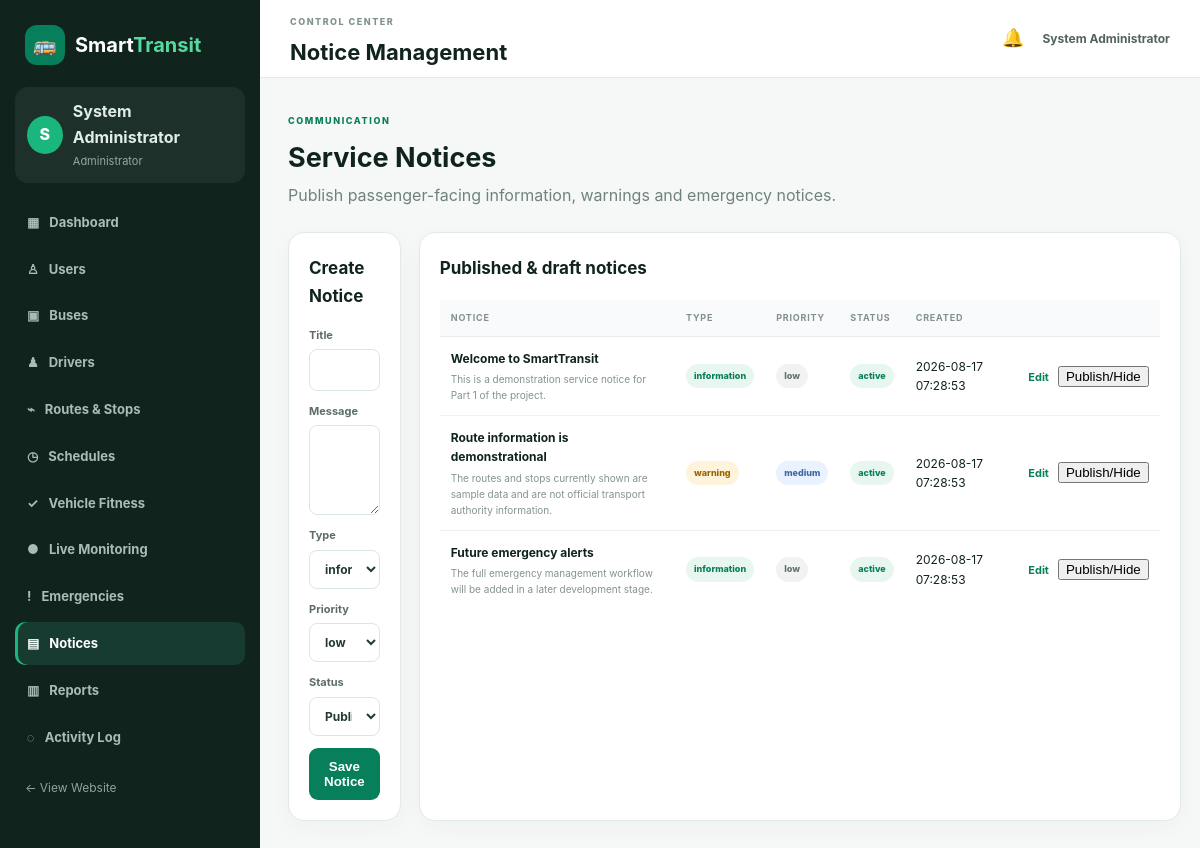
The page /admin/notices.php (signed in) on the database its author committed.
### tables this page shows
CREATE TABLE IF NOT EXISTS notices (
    id INT UNSIGNED AUTO_INCREMENT PRIMARY KEY,
    title VARCHAR(150) NOT NULL,
    message TEXT NOT NULL,
    notice_type ENUM('information','warning','emergency') NOT NULL DEFAULT 'information',
    priority ENUM('low','medium','high') NOT NULL DEFAULT 'low',
    status ENUM('active','inactive') NOT NULL DEFAULT 'active',
    created_at TIMESTAMP DEFAULT CURRENT_TIMESTAMP
);

### includes/functions.php (called while the page is built, shortened)
<?php
function e(?string $value): string {
    return htmlspecialchars($value ?? '', ENT_QUOTES, 'UTF-8');
}
?>

### admin/notices.php (the view, shortened to what this page needs)
<?php
require_once __DIR__.'/_common.php'; $adminTitle='Notice Management'; checkPostCsrf();
$edit=null;if(isset($_GET['edit'])){$st=$pdo->prepare("SELECT * FROM notices WHERE id=?");$st->execute([(int)$_GET['edit']]);$edit=$st->fetch();}
$rows=$pdo->query("SELECT * FROM notices ORDER BY created_at DESC")->fetchAll();require __DIR__.'/_layout.php';
?>
<div class="admin-page-head"><div><span class="admin-kicker">COMMUNICATION</span><h2>Service Notices</h2><p>Publish passenger-facing information, warnings and emergency notices.</p></div></div>
<div class="admin-grid-2"><section class="admin-panel"><div class="admin-panel-head"><h3><?= $edit?'Edit Notice':'Create Notice' ?></h3></div><form method="post" class="admin-form"><input type="hidden" name="csrf_token" value="<?= e(csrfToken()) ?>"><input type="hidden" name="action" value="save"><input type="hidden" name="id" value="<?= (int)($edit['id']??0) ?>"><label>Title<input required name="title" value="<?= e($edit['title']??'') ?>"></label><label>Message<textarea required name="message"><?= e($edit['message']??'') ?></textarea></label><label>Type<select name="notice_type"><?php foreach(['information','warning','emergency'] as $v): ?><option <?= ($edit['notice_type']??'information')===$v?'selected':'' ?>><?= $v ?></option><?php endforeach; ?></select></label><label>Priority<select name="priority"><?php foreach(['low','medium','high'] as $v): ?><option <?= ($edit['priority']??'low')===$v?'selected':'' ?>><?= $v ?></option><?php endforeach; ?></select></label><label>Status<select name="status"><option value="active" <?= ($edit['status']??'active')==='active'?'selected':'' ?>>Published</option><option value="inactive" <?= ($edit['status']??'')==='inactive'?'selected':'' ?>>Unpublished</option></select></label><button class="admin-btn">Save Notice</button></form></section>
<section class="admin-panel"><div class="admin-panel-head"><h3>Published & draft notices</h3></div><div class="admin-table-wrap"><table class="admin-table"><thead><tr><th>Notice</th><th>Type</th><th>Priority</th><th>Status</th><th>Created</th><th></th></tr></thead><tbody><?php foreach($rows as $r): ?><tr><td><strong><?= e($r['title']) ?></strong><small><?= e($r['message']) ?></small></td><td><?= statusBadge($r['notice_type']) ?></td><td><?= statusBadge($r['priority']) ?></td><td><?= statusBadge($r['status']) ?></td><td><?= e($r['created_at']) ?></td><td class="action-links"><a href="?edit=<?= $r['id'] ?>">Edit</a><form method="post"><input type="hidden" name="csrf_token" value="<?= e(csrfToken()) ?>"><input type="hidden" name="action" value="toggle"><input type="hidden" name="id" value="<?= $r['id'] ?>"><button>Publish/Hide</button></form></td></tr><?php endforeach; ?></tbody></table></div></section></div>
<?php require __DIR__.'/_layout_end.php'; ?>

### admin/_common.php (shortened to what this page needs)
<?php
require_once __DIR__ . '/../includes/functions.php';
function statusBadge(string $status): string {
    $safe=e($status);
    $class=strtolower(str_replace([' ','_'],'-',$status));
    return '<span class="admin-badge '.$class.'">'.$safe.'</span>';
}

### assets/css/style.css (style rules this page uses)
* { box-sizing:border-box }
html { scroll-behavior:smooth }
body { margin:0;font-family:Inter,Segoe UI,Arial,sans-serif;background:#f6f8fb;color:#172033;line-height:1.6 }
a { color:inherit;text-decoration:none }
input,select { width:100%;padding:12px 13px;border:1px solid #d8e0e8;border-radius:8px;background:#fff;font:inherit;color:inherit;outline:none }
table { width:100%;border-collapse:collapse;min-width:720px }
th,td { text-align:left;padding:14px 16px;border-bottom:1px solid #edf0f3 }
th { background:#f8fafc;font-size:12px;text-transform:uppercase;letter-spacing:.5px }
.admin-body { background:#f5f8f7;color:#10231d }
.admin-welcome,.admin-page-head { display:flex;justify-content:space-between;align-items:flex-end;gap:20px;margin-bottom:24px }
.admin-welcome h2,.admin-page-head h2 { font-size:27px;margin:4px 0 }
.admin-welcome p,.admin-page-head p { color:#70827b;margin:0 }
.admin-kicker { font-size:9px;font-weight:850;letter-spacing:1.6px;color:#087f5b }
.admin-btn { border:0;background:#087f5b;color:#fff;border-radius:9px;padding:11px 15px;font-weight:750;cursor:pointer;display:inline-block }
.admin-grid-2 { display:grid;grid-template-columns:1fr 1fr;gap:18px;margin-bottom:18px }
.admin-panel { background:#fff;border:1px solid #e2eae6;border-radius:16px;padding:20px;margin-bottom:18px;box-shadow:0 6px 22px rgba(24,59,49,.035) }
.admin-panel-head { display:flex;justify-content:space-between;align-items:center;gap:15px;margin-bottom:15px }
.admin-panel-head h3 { margin:2px 0;font-size:17px }
.admin-table-wrap { overflow-x:auto }
.admin-table { width:100%;border-collapse:collapse;font-size:12px }
.admin-table th { text-align:left;color:#82918c;font-size:9px;letter-spacing:.8px;text-transform:uppercase;padding:11px;border-bottom:1px solid #e5ece9 }
.admin-table td { padding:12px 11px;border-bottom:1px solid #edf2ef;vertical-align:middle }
.admin-table tr:last-child td { border-bottom:0 }
.admin-table td strong,.admin-table td small { display:block }
.admin-table td small { color:#84938e;margin-top:3px;max-width:300px;overflow:hidden;text-overflow:ellipsis }
.admin-badge { display:inline-block;padding:5px 8px;border-radius:20px;background:#eef3f1;color:#63736e;font-size:9px;font-weight:800 }
.admin-badge.active,.admin-badge.good,.admin-badge.resolved,.admin-badge.information { background:#e7f7ef;color:#087f5b }
.admin-badge.inactive,.admin-badge.low { background:#f0f3f2;color:#65736e }
.admin-badge.needs-attention,.admin-badge.warning,.admin-badge.high,.admin-badge.investigating { background:#fff3dc;color:#9b6500 }
.admin-badge.new,.admin-badge.medium { background:#eaf2ff;color:#3c66a4 }
.action-links { white-space:nowrap }
.action-links a,.admin-link-btn { color:#087f5b;font-weight:700;font-size:11px;background:none;border:0;padding:0;cursor:pointer;text-decoration:none }
.action-links form { display:inline;margin-left:9px }
.admin-filters input,.admin-filters select,.admin-form input,.admin-form select,.admin-form textarea,.location-controls input { width:100%;border:1px solid #dce6e1;background:#fff;border-radius:8px;padding:10px 11px;outline:none;font:inherit;font-size:12px }
.admin-form { display:grid;gap:12px }
.admin-form label { font-size:11px;color:#5c6d67;font-weight:700 }
.admin-form input,.admin-form select,.admin-form textarea { display:block;margin-top:5px;color:#243b33 }
.admin-form textarea { min-height:90px;resize:vertical }

### rows shown on the page
notices: title "Welcome to SmartTransit", message "This is a demonstration service notice for Part 1 of the project.", notice_type "information low active", created_at "2026-08-17 07:28:53"
notices: title "Route information is demonstrational", message "The routes and stops currently shown are sample data and are not official transport authority information.", notice_type "warning medium active", created_at "2026-08-17 07:28:53"
notices: title "Future emergency alerts", message "The full emergency management workflow will be added in a later development stage.", notice_type "information low active", created_at "2026-08-17 07:28:53"

### other values the page prints
substr($adminUser['name']??'A',0,1) "S"
$adminUser['name'] "System Administrator"
$adminTitle "Notice Management"
form field notice_type "information"
form field priority "low"
